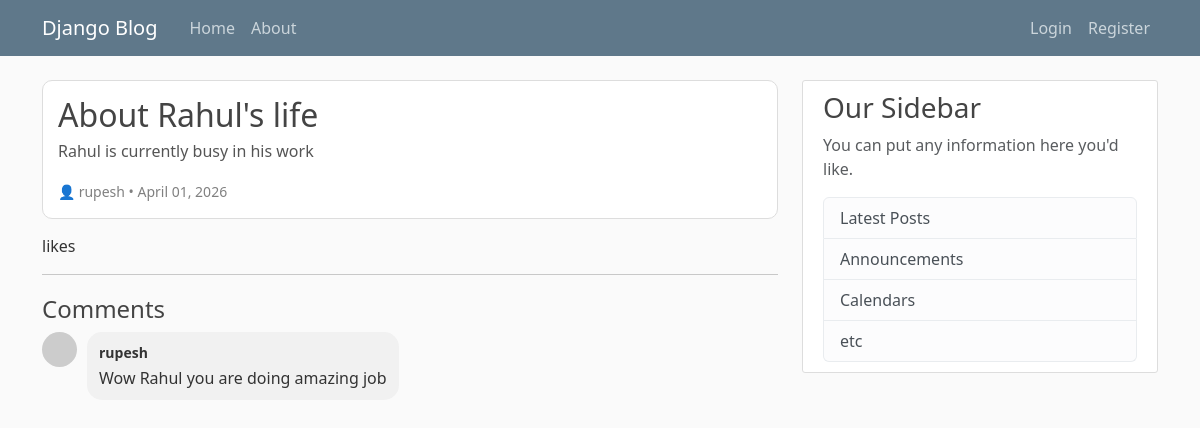
/post/5/, run on the app's committed database.
### blog/models.py (models this page shows, shortened)
class Post(models.Model):
  title=models.CharField(max_length=100)
  content=models.TextField()
  author=models.ForeignKey(User,on_delete=models.CASCADE)
  created_at=models.DateTimeField(auto_now_add=True)

class Comment(models.Model):
  post=models.ForeignKey(Post, on_delete=models.CASCADE, related_name='comments')
  user=models.ForeignKey(User, on_delete=models.CASCADE)
  content=models.TextField()
  created_at=models.DateTimeField(auto_now_add=True)

### blog/views.py (the view)
# urls.py: path('post/<int:pk>/', views.post_detail, name='post-detail'),
def post_detail(request, pk):
    post = get_object_or_404(Post, id=pk)
    comments = post.comments.all()
    is_liked = False
    if request.user.is_authenticated:
        is_liked = Like.objects.filter(post=post, user=request.user).exists()
    if request.method == 'POST':
        if request.user.is_authenticated:
            form = CommentForm(request.POST)
            if form.is_valid():
                comment = form.save(commit=False)
                comment.post = post
                comment.user = request.user
                comment.save()
                return redirect('post-detail', pk=post.id)
        else:
            return redirect('login')
    else:
        form = CommentForm()
    context = {
        'post': post,
        'comments': comments,
        'form': form,
        'is_liked': is_liked
    }
    return render(request, 'blog/post_detail.html', context)

### blog/templates/blog/post_detail.html (shortened to what this page needs)
{% extends "blog/base.html" %}
{% block content %}
<article style="border:1px solid #ddd; padding:15px; border-radius:10px; margin-bottom:15px; background:#fff;">
  <h2 style="margin-bottom:5px;">{{ post.title }}</h2>
  <p style="color:#555;">{{ post.content }}</p>
  <small style="color:gray;">
    👤 {{ post.author }} • {{ post.created_at|date:"F d, Y" }}
  </small>
</article>
<div style="display:flex; align-items:center; gap:10px; margin-top:10px;">
  <p style="margin:0;"><strong>{{ post.likes.count }}</strong> likes</p>
</div>
<hr>
<h4 style="margin-top:20px;">Comments</h4>
{% for comment in comments %}
  <div style="display:flex; gap:10px; margin-bottom:10px;">
    <div style="width:35px; height:35px; border-radius:50%; background:#ccc;"></div>
    <div style="background:#f1f1f1; padding:8px 12px; border-radius:15px; max-width:70%;">
      <strong style="font-size:14px;">{{ comment.user }}</strong>
      <p style="margin:2px 0;">{{ comment.content }}</p>
    </div>
  </div>
{% empty %}
  <p>No comments yet.</p>
{% endfor %}
{% endblock content %}

### blog/static/blog/main.css (style rules this page uses)
body { background: #fafafa; color: #333333; margin-top: 5rem; }
h1, h2, h3, h4, h5, h6 { color: #444444; }

### data on the page
Post: title "About Rahul's life", content "Rahul is currently busy in his work", author "rupesh", created_at "April 01, 2026"
Comment: user "rupesh", content "Wow Rahul you are doing amazing job"
